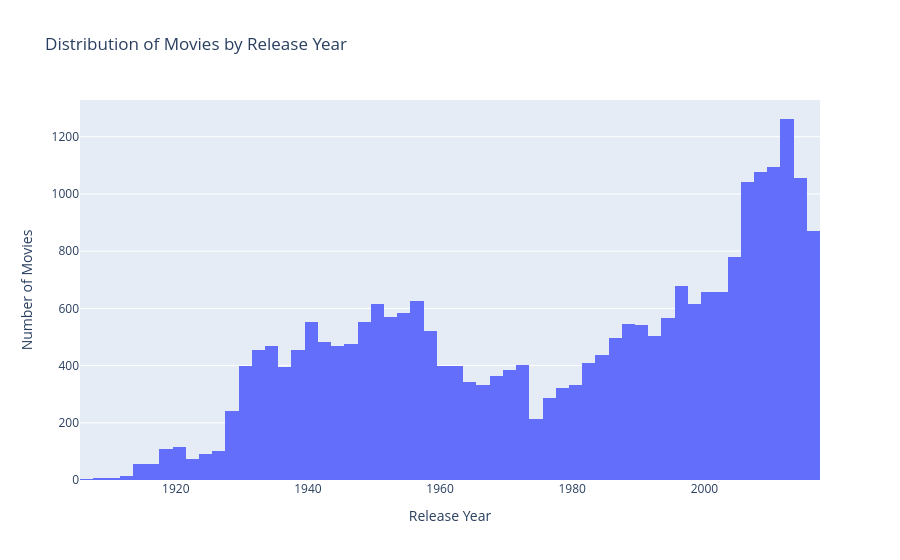

The notebook cell this image was saved under:
### Markdown cell above
## BASIC DISTRIBUTION VISUALIZATIONS

### Code cell
#  Distribution of movies by release year
fig_year = px.histogram(wiki_movies, x='Release Year',
                        title='Distribution of Movies by Release Year',
                        nbins=100)
fig_year.update_layout(xaxis_title='Release Year', yaxis_title='Number of Movies')
fig_year.show()

### Figure 1 — Plotly figure (JSON) as saved in the notebook; plotly's stock layout.template omitted (floating-point values rounded to 4 significant figures; data arrays with more than 128 entries replaced by an {"elided": "..."} marker saying what was removed)
{"data": [{"alignmentgroup": "True", "bingroup": "x", "hovertemplate": "Release Year=%{x}<br>count=%{y}<extra></extra>", "legendgroup": "", "marker": {"color": "#636efa", "pattern": {"shape": ""}}, "name": "", "nbinsx": 100, "offsetgroup": "", "orientation": "v", "showlegend": false, "type": "histogram", "x": {"elided": "25548 int values"}, "xaxis": "x", "yaxis": "y"}], "layout": {"barmode": "relative", "legend": {"tracegroupgap": 0}, "title": {"text": "Distribution of Movies by Release Year"}, "xaxis": {"anchor": "y", "domain": [0, 1], "title": {"text": "Release Year"}}, "yaxis": {"anchor": "x", "domain": [0, 1], "title": {"text": "Number of Movies"}}}}
